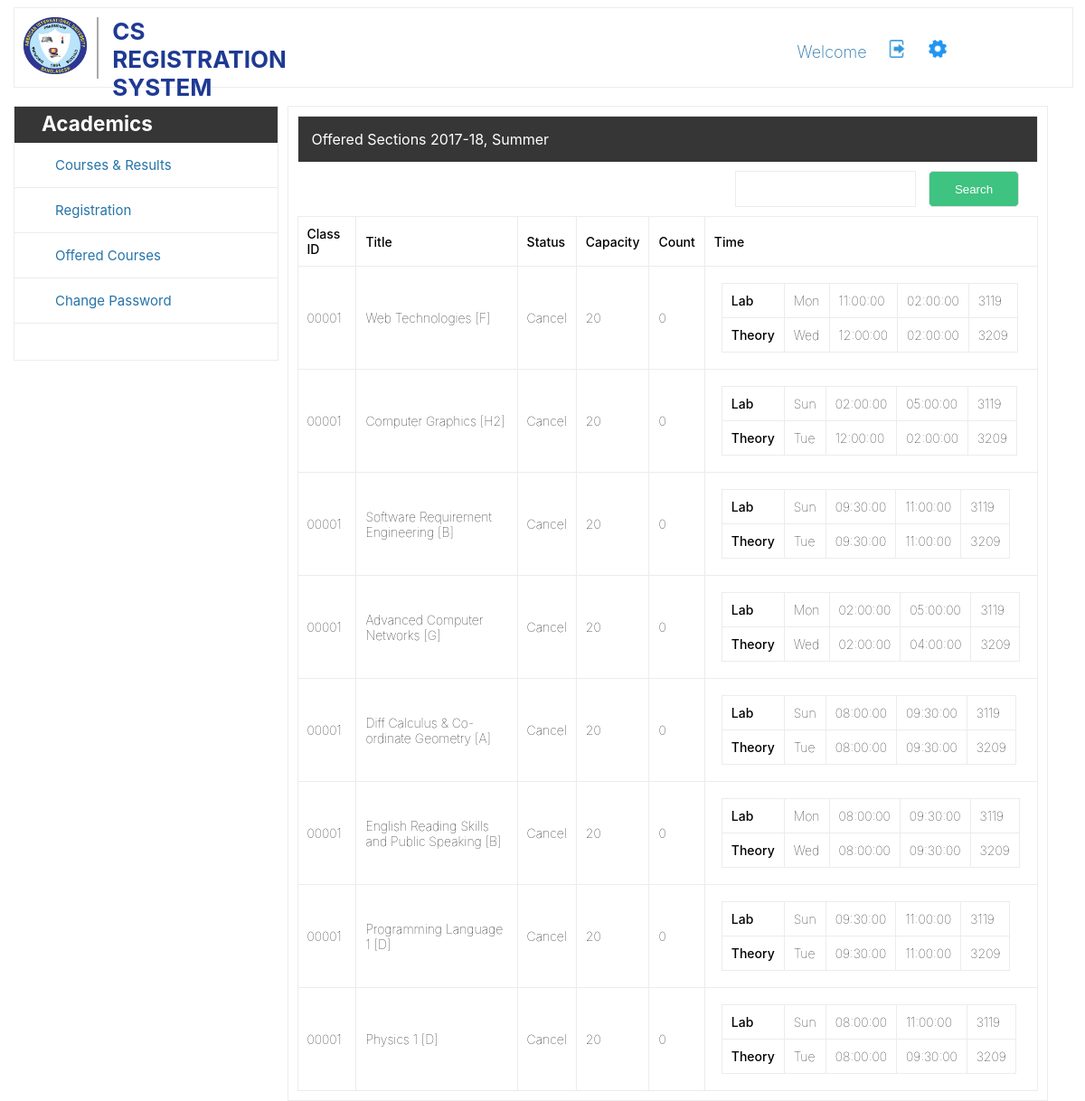
/app/controllers/offered-courses.php (signed in), run on the app's committed database.
### tables this page shows
CREATE TABLE `courses_schedules` (
  `id` int(11) NOT NULL,
  `day_one` varchar(20) NOT NULL,
  `day_one_schedule` varchar(20) NOT NULL,
  `day_two` varchar(20) NOT NULL,
  `day_two_schedule` varchar(20) NOT NULL,
  `course_id` varchar(20) NOT NULL,
  `section` varchar(2) NOT NULL
);

CREATE TABLE `courses` (
  `id` int(11) NOT NULL,
  `course_id` varchar(10) NOT NULL,
  `title` varchar(100) NOT NULL,
  `prerequisite` varchar(50) DEFAULT 'NIL',
  `credit` varchar(5) NOT NULL
);

### app/controllers/offered-courses.php (called while the page is built, shortened)
<?php
require '../../data/offered_courses_data_access.php';
$courses = getOfferedCourses();
if(isset($_POST['search'])) {
    $courseTitle = $_POST['title'];
    $courses = getOfferedCourseBy($courseTitle);
} else {
    $courses = getOfferedCourses();
}
require '../views/offered-courses.view.php';

### data/data_access.php (called while the page is built, shortened)
<?php
$host="127.0.0.1";
$user="root";
$pass="";
$dbname="webtech_project";
$port=3306;
function executeSql($sql)
{
    global $host, $user, $pass, $dbname, $port;
    $conn = mysqli_connect($host, $user, $pass, $dbname, $port);
    $result = mysqli_query($conn, $sql);
    return $result;
}

### data/offered_courses_data_access.php (called while the page is built, shortened)
<?php
require 'data_access.php';
function getOfferedCourses()
{
	$sql = "SELECT title, day_one, day_one_schedule, day_two, day_two_schedule, section
			FROM courses, courses_schedules
			WHERE courses.course_id = courses_schedules.course_id";
	return executeSql($sql);
}

### app/views/offered-courses.view.php (the view, shortened to what this page needs)
<?php include 'partials/header.php'; ?>
        <div class="container">
            <?php include 'partials/nav.php'; ?>
            <?php include 'partials/sidebar.php'; ?>
            <div class="main">
                <div class="offered-courses-section">
                    <table>
                        <tr>
                            <th class="table-title" colspan="6">Offered Sections 2017-18, Summer</th>
                        </tr>
                        <tr>
                            <th style="border-style:hidden; border-bottom:1px solid #ececec;"></th>
                            <th style="border-style:hidden; border-bottom:1px solid #ececec;"></th>
                            <th style="border-style:hidden; border-bottom:1px solid #ececec;"></th>
                            <th style="border-style:hidden; border-bottom:1px solid #ececec;"></th>
                            <th style="border-style:hidden; border-bottom:1px solid #ececec;"></th>
                            <th class="search-bar" style="border-style:hidden; border-bottom:1px solid #ececec;">
                                <form method="post">
                                    <input type="text" style="width:200px;" name="title">
                                    <input class="btn-default" type="submit" name="search" value="Search">
                                </form>
                            </th>
                        </tr>
                        <tr>
                            <th>Class ID</th>
                            <th>Title</th>
                            <th>Status</th>
                            <th>Capacity</th>
                            <th>Count</th>
                            <th>Time</th>
                        </tr>
                        <?php foreach ($courses as $course) : ?>
                        <tr>
                            <td>00001</td>
                            <td><?= $course['title']; ?> [<?= $course['section']; ?>]</td>
                            <td>Cancel</td>
                            <td>20</td>
                            <td>0</td>
                            <td>
                                <table>
                                    <tr>
                                        <th>Lab</th>
                                        <td><?= $course['day_one']; ?></td>
                                        <td><?= explode(' ', $course['day_one_schedule'])[0]; ?></td>
                                        <td><?= explode(' ', $course['day_one_schedule'])[1]; ?></td>
                                        <td>3119</td>
                                    </tr>
                                    <tr>
                                        <th>Theory</th>
                                        <td><?= $course['day_two']; ?></td>
                                        <td><?= explode(' ', $course['day_two_schedule'])[0]; ?></td>
                                        <td><?= explode(' ', $course['day_two_schedule'])[1]; ?></td>
                                        <td>3209</td>
                                    </tr>
                                </table>
                            </td>
                        </tr>
                        <?php endforeach; ?>
                    </table>
                </div>
            </div>
        </div>

### public/css/style.css (style rules this page uses)
body { font-family: -apple-system, BlinkMacSystemFont, "Segoe UI", "Roboto", "Oxygen", "Ubuntu", "Cantarell", "Fira Sans", "Droid Sans", "Helvetica Neue", sans-serif; text-shadow: 1px 1px 1px rgba(0,0,0,0.004); text-rendering: optimizeLegibility !important; -webkit-font-smoothing: antialiased !important; }
input { border-style: groove; border: 1px solid #ececec }
input[type=text], input[type=password] { width: 100%; height: 40px; border: 1px solid #ececec; box-sizing: border-box; }
input::placeholder { text-transform: uppercase; font-size: 15px; font-weight: lighter; padding-left: 5px; font-family: monospace; }
.btn-default { min-width: 100px; margin: 0 10px; height: 40px; border: 1px solid #e3e3e3; border-radius: 5px; background: #3FC380; color: #fff; }
table { border-collapse: collapse; font-size: 14px; width: inherit; }
table th, td { border: 1px solid #ececec; padding: 10px 10px; text-align: left; }
table th { font-weight: 500; }
table td { font-weight: 100; }
td table { margin: 8px; }
.table-title { height: 30px; text-align: left; padding-left: 15px; font-size: 16px; font-weight: normal; color: #fff; background: #363636; }
.container { width: 1170px; margin: auto; }
.main { width: 70%; float: left; margin-top: 20px; border: 1px solid #ececec; padding: 10px; }
.main:after { clear: both; height: 0; width: 100%; content: ''; display: block; }
.offered-courses-section { width: 100%; }
.offered-courses-section form { width: -moz-fit-content; height: auto; float: right; }
html { overflow: scroll; overflow-x: hidden; }

### data on the page
courses_schedules: courses.title "Web Technologies", section "F", day_one "Mon", day_one_schedule "11:00:00", day_one_schedule "02:00:00", day_two "Wed", day_two_schedule "12:00:00", day_two_schedule "02:00:00"
courses_schedules: courses.title "Computer Graphics", section "H2", day_one "Sun", day_one_schedule "02:00:00", day_one_schedule "05:00:00", day_two "Tue", day_two_schedule "12:00:00", day_two_schedule "02:00:00"
courses_schedules: courses.title "Software Requirement Engineering", section "B", day_one "Sun", day_one_schedule "09:30:00", day_one_schedule "11:00:00", day_two "Tue", day_two_schedule "09:30:00", day_two_schedule "11:00:00"
courses_schedules: courses.title "Advanced Computer Networks", section "G", day_one "Mon", day_one_schedule "02:00:00", day_one_schedule "05:00:00", day_two "Wed", day_two_schedule "02:00:00", day_two_schedule "04:00:00"
courses_schedules: courses.title "Diff Calculus & Co-ordinate Geometry", section "A", day_one "Sun", day_one_schedule "08:00:00", day_one_schedule "09:30:00", day_two "Tue", day_two_schedule "08:00:00", day_two_schedule "09:30:00"
courses_schedules: courses.title "English Reading Skills and Public Speaking", section "B", day_one "Mon", day_one_schedule "08:00:00", day_one_schedule "09:30:00", day_two "Wed", day_two_schedule "08:00:00", day_two_schedule "09:30:00"
courses_schedules: courses.title "Programming Language 1", section "D", day_one "Sun", day_one_schedule "09:30:00", day_one_schedule "11:00:00", day_two "Tue", day_two_schedule "09:30:00", day_two_schedule "11:00:00"
courses_schedules: courses.title "Physics 1", section "D", day_one "Sun", day_one_schedule "08:00:00", day_one_schedule "11:00:00", day_two "Tue", day_two_schedule "08:00:00", day_two_schedule "09:30:00"
